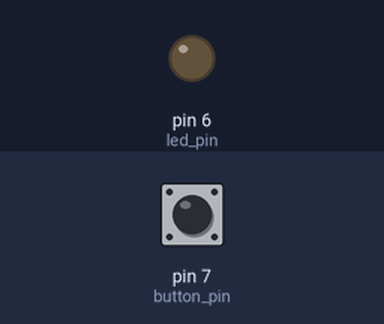
Simulated run of this sketch. Board: Arduino Uno, built with avr-gcc and run on an emulated ATmega328P. Parts: output pins drawn as LEDs (lit = HIGH). Inputs (shaded band) come from the test bench; at power-on: pin 7 (button_pin) LOW.

Above: at 1.2 s.
1.3 s: pin 7 (button_pin) pulled HIGH for 0.15 s
At 2.4 s:
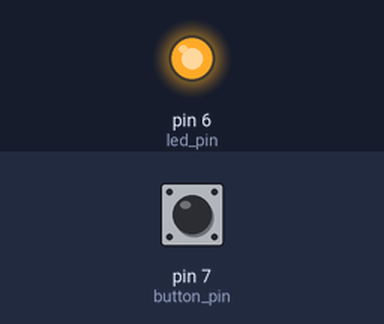
2.9 s: pin 7 (button_pin) pulled HIGH for 1 s
At 3.5 s:
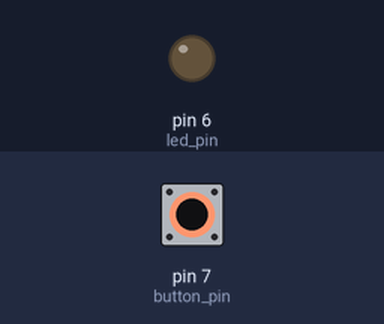
5.4 s: pin 7 (button_pin) pulled HIGH for 3.2 s
At 6.7 s:
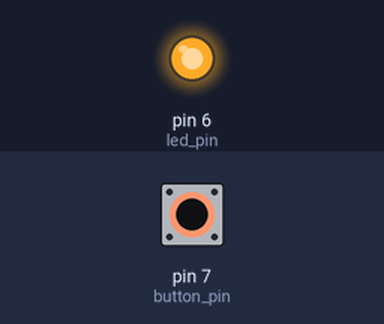
Timing chart, 0 to 8.4 s (numbered marks = the images above; inputs shaded):
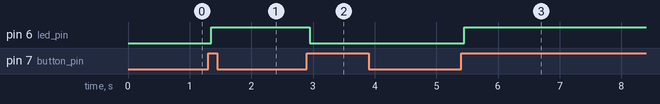

Measured:
- after the input at 1.3 s, pin 6 (led_pin): LOW → HIGH after 0.05 s
- after the input at 2.9 s, pin 6 (led_pin): HIGH → LOW after 0.05 s
- after the input at 5.4 s, pin 6 (led_pin): LOW → HIGH after 0.05 s

The sketch:

2b_led_latch_with_debouncing.ino
```cpp
/*
 * 2b_led_latch_with_debouncing.ino
 *
 * this is a simple Arduino program to use a push button to latch an led (i.e.
 * one press turns it on, the next press turns it off, etc.). it now includes
 * added button debouncing.
 *
 * this program uses pin 7 for the push button and pin 6 for the led (this
 * is the built in led on the MKR series of boards).
 *
 * author: alex shenfield
 * date:   2024-11-12
 */

// set pin numbers for button and led
const int button_pin = 7;
const int led_pin    = 6;

// variable for latching the led
int led_state = 0;

// variables for reading and storing the pushbutton status
int curr_button_state = 0;
int last_button_state = 0;

// set up timing variables for the debounce process
unsigned long debounce_time = 0;
unsigned long debounce_delay = 50;

// CODE

// set up code
void setup()
{
  // set pin i/o
  pinMode(led_pin, OUTPUT);
  pinMode(button_pin, INPUT);
}

// main program
void loop()
{
  // read the state of the pushbutton value:
  int button_state = digitalRead(button_pin);

  // check to see if the button was pressed - i.e. the input went from LOW to
  // HIGH - and it was long enough after the last transition to not be due to
  // noise

  // if the button state was changed, we reset the timer
  if (button_state != last_button_state)
  {
    debounce_time = millis();
  }

  // if this was a genuine button push and not noise (measured by the button
  // state having changed for longer than the debounce delay)
  if ((millis() - debounce_time) > debounce_delay)
  {
    // if the button state has changed, update the button state. if it has
    // gone from LOW to HIGH then also toggle the state of the led
    if (button_state != curr_button_state)
    {
      curr_button_state = button_state;
      if (curr_button_state == HIGH)
      {
        led_state = !led_state;
        digitalWrite(led_pin, led_state);

        // this is where we will do whatever else we want to happen after
        // pressing the button!
      }
    }
  }

  // update the button state (right at the end of the loop!)
  last_button_state = button_state;

}
```
